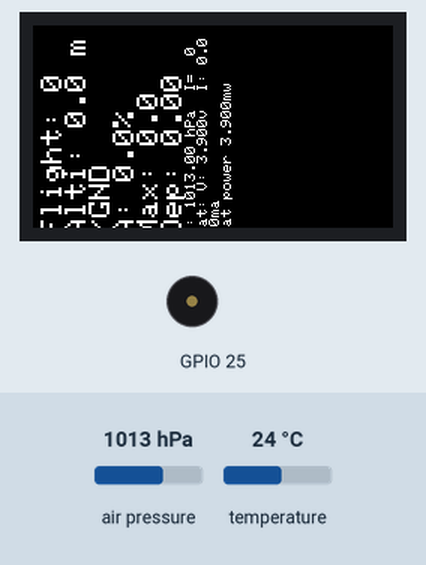
Bench run of a sketch on a simulated ESP32. Parts: 240×135 colour display, buzzer (waves = sounding). The inputs (shaded band) are chosen by the test bench; at power-on: air pressure 1013 hPa, temperature 24 °C. What the sketch prints to the serial monitor is not drawn.

Above: at 2.0 s.
2.1 s: air pressure set to 952 hPa
At 3.4 s:
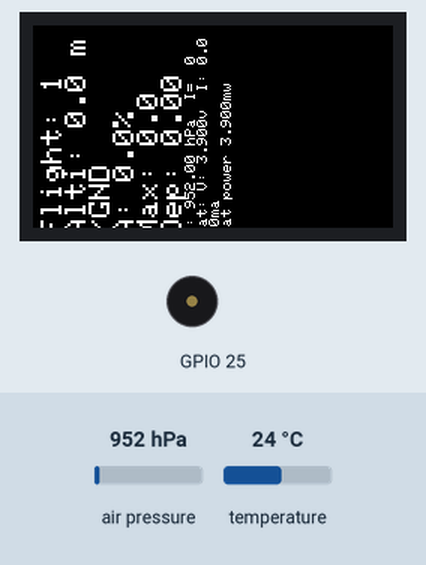
4.6 s: air pressure set to 975 hPa
At 7.8 s:
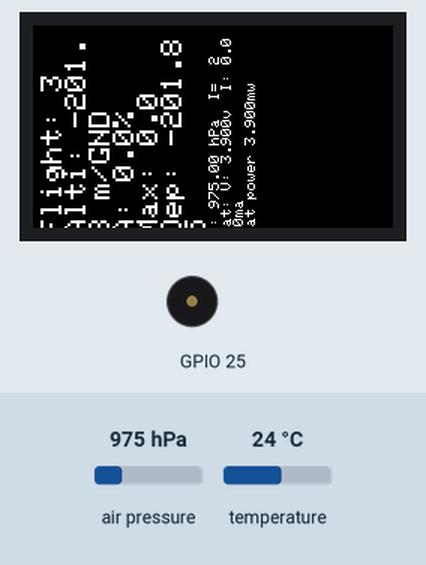
7.9 s: air pressure set to 1000 hPa
At 9.5 s:
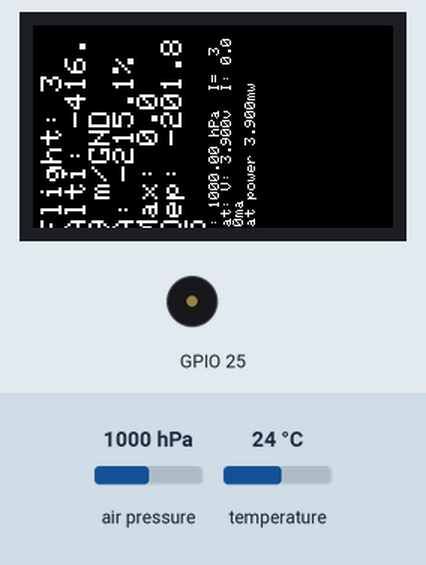
Timing chart, 0 to 11.0 s (numbered marks = the images above; inputs shaded):
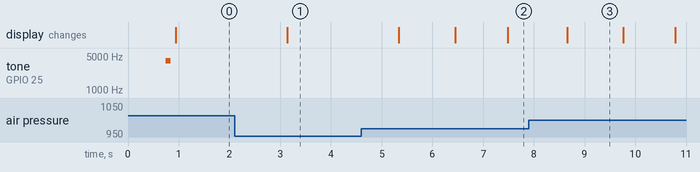

Measured:
- after the input at 2.1 s, the display: changes after 1.0 s (image 1)
- after the input at 4.6 s, the display: first changes after 0.74 s (image 2 shows a later state)
- what the display in image 3 shows lasts 1.1 s, from 8.7 s to 9.8 s

The sketch:

1.ino
```cpp
// ToDo: RTC, Werte Speichern, Audio?, DeepSleep.

#include <Adafruit_BMP280.h>
#include "M5StickCPlus.h"
#include <Wire.h>  // The BMP uses I2C PINout: G0 - SDA | G26 - SCL
#include "Adafruit_Sensor.h"
Adafruit_BMP280 bme;
float pressureOld        = 0;
float tmp                = 0;
float pressure           = 0;
float alt                = 0;
float altOld             = 0;
float delta              = 0.09;//2.5;
float altGND             = 0;
float altMAX             = 0;
float altDEPLOY          = 0;
float Ding               = 0;
int FlightFlag           = 0;
float NearGroundOffset   = 0.20;
float FreefallDetection  = -0.8;//-50;
int FreefallGNDDetection = 5;
int Freefall             = 0;
int i                    = 0;
int Jump                 = 0;
TFT_eSprite tftSprite    = TFT_eSprite(&M5.Lcd);


void setup() {
  M5.begin();
  M5.lcd.setRotation(3);
  tftSprite.createSprite(240, 135);
  tftSprite.setRotation(3);
  //  M5.Axp.EnableCoulombcounter();
  Wire.begin(0, 26, 100000UL);

  tftSprite.fillSprite(BLACK);
  tftSprite.setCursor(0, 0, 1);
  tftSprite.setTextSize(2);
  tftSprite.printf("ENV Unit(DHT12 and BMP280) test...\r\n");
  if (!bme.begin(0x76)) {
    tftSprite.printf("Could not find a valid BMP280 sensor, check wiring!\r\n");
    while (1);
  }
  tftSprite.pushSprite(5, 5);
  delay(500);
  pressure = bme.readPressure() / 100;
  pressureOld = pressure;
  M5.Beep.tone(4000);
  delay(100);
  M5.Beep.mute();
}

void loop() {
  altOld      = alt;
  pressureOld = pressure;
  tmp         = bme.readTemperature();
  pressure    = bme.readPressure() / 100;  //alt       = bme.readAltitude();

  // FlightFlag 1=Steigen; 2=Freifall; 3=Schirm; 0=Boden

  if ((pressureOld - pressure) > delta && FlightFlag == 0)
  {
    //Steigen
    altGND = pressure;
    FlightFlag = 1;
    alt = bme.readAltitude(altGND);
  }

  if (FlightFlag == 1 && Freefall == 1)
  {
    //    Steigen
    alt = bme.readAltitude(altGND);
    FlightFlag = 2;
  }

  if (FlightFlag == 1)
  {
    //Steigmodus
    alt = bme.readAltitude(altGND);
    FlightFlag = 1;
    Ding = (alt - altOld);
    if (alt > altMAX)
    {
      altMAX = bme.readAltitude(altGND);
    }
    if (Ding < FreefallDetection)
    {
      Serial.printf("1Temperatur: %2.2f% °C  Altitude: %0.1f% m/GND  Pressure: %0.2f hPa  Flight: %1d  A-AO: %0.1f \r\n",
                    tmp, alt, pressure, FlightFlag, Ding);
      Freefall = 1;
    }
  }
  if (FlightFlag == 2)
  {
    //FreifallCode
    alt = bme.readAltitude(altGND);
    FlightFlag = 2;
    Ding = (alt - altOld);
    if (Ding > FreefallDetection)
    {
      Serial.printf("2Temperatur: %2.2f% °C  Altitude: %0.1f% m/GND  Pressure: %0.2f hPa  Flight: %1d  A-AO: %0.1f \r\n",
                    tmp, alt, pressure, FlightFlag, Ding);
      Freefall = 1;
      FlightFlag = 3;
      altDEPLOY = alt;
    }
  }
  if (FlightFlag == 3)
  {
    alt = bme.readAltitude(altGND);
    FlightFlag = 3;
    Ding = (alt - altOld);
    if (Ding > FreefallDetection)
    {
      Serial.printf("3Temperatur: %2.2f% °C  Altitude: %0.1f% m/GND  Pressure: %0.2f hPa  Flight: %1d  A-AO: %0.1f \r\n",
                    tmp, alt, pressure, FlightFlag, Ding);
      Freefall = 1;
    }
    if (alt <= NearGroundOffset)
    {
      if (i == 10) //100
      {
        Jump++;
        // Sprung Speichern?
        //Werte auf 0
        alt        = 0;
        altMAX     = 0;
        altDEPLOY  = 0;
        Freefall   = 0;
        i          = 0;
        FlightFlag = 0;
      }
      else
      {
        i++;
      }
    }
  }
  Serial.printf("Temperatur: %2.2f% °C  Altitude: %0.1f% m/GND  Pressure: %0.2f hPa  Flight: %1d  A-AO: %0.1f \r\n",
                tmp, alt, pressure, FlightFlag, (alt - altOld));

  tftSprite.fillSprite(BLACK);
  tftSprite.setCursor(0, 0, 1);
  tftSprite.setTextSize(2);
  tftSprite.printf("Flight: %1d  \r\n", FlightFlag);
  tftSprite.printf("Alti: %0.1f m/GND \r\nA: %0.1f% \r\n", alt, (alt - altOld));
  tftSprite.printf("Max: %0.1f \r\n", altMAX);
  tftSprite.printf("Dep: %0.2f \r\n", altDEPLOY);
  tftSprite.setTextSize(1);
  tftSprite.printf("P: %0.2f hPa  I=%3d \r\n", pressure, i);
  tftSprite.printf("Bat: V: %.3fv  I: %.3fma\r\n", M5.Axp.GetBatVoltage(), M5.Axp.GetBatCurrent());
  tftSprite.printf("Bat power %.3fmw", M5.Axp.GetBatPower());
  tftSprite.pushSprite(5, 5);
  delay(1000);
}
```
